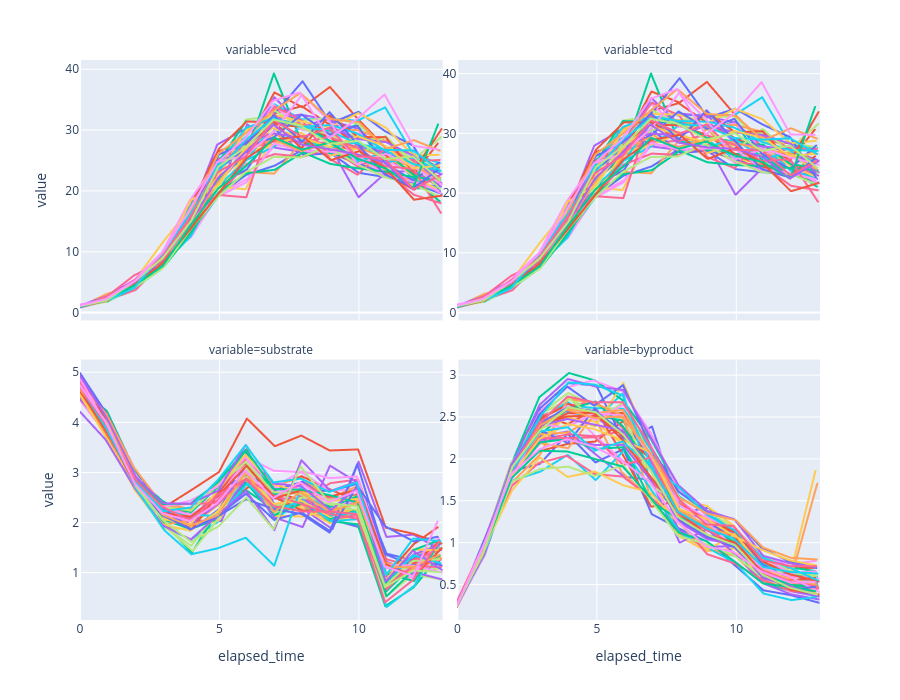

The code cell stored with this chart in its notebook:
### Markdown cell above
Interactive version — hover to identify batches (needs plotly).

### Code cell
try:
    import plotly.express as px
    long = s.melt(id_vars=["batch_id", "elapsed_time"], value_vars=STATES)
    fig = px.line(long, x="elapsed_time", y="value", color="batch_id", facet_col="variable",
                  facet_col_wrap=2, height=700)
    fig.update_yaxes(matches=None, showticklabels=True); fig.update_layout(showlegend=False); fig.show()
except ImportError:
    print("plotly not installed")
